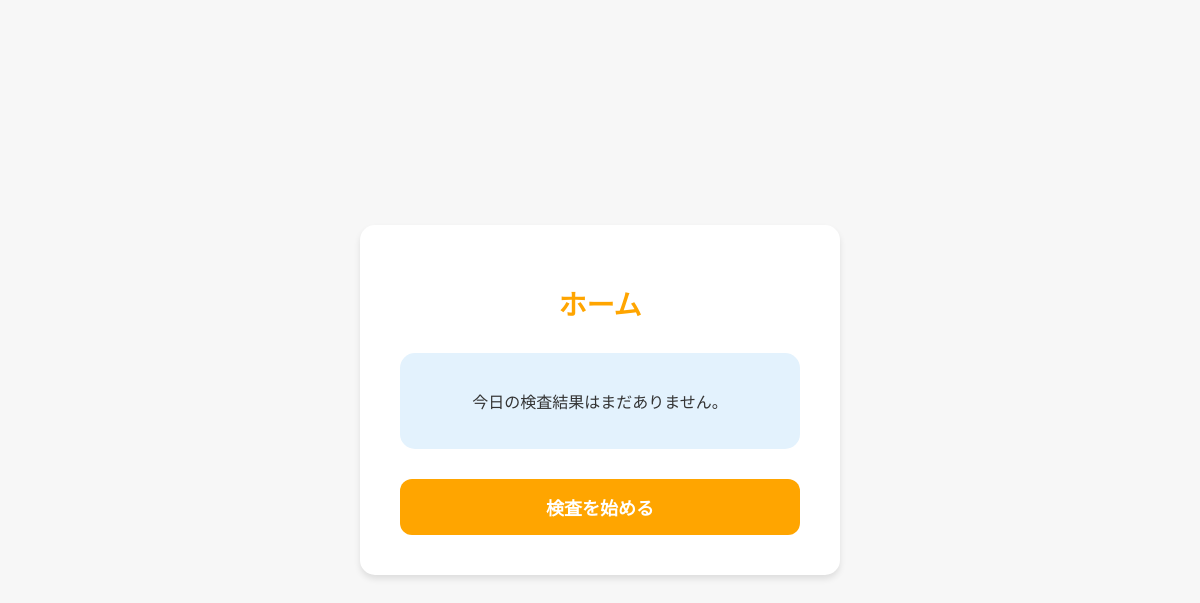
/ (signed in), run on an earlier commit of the app's database.
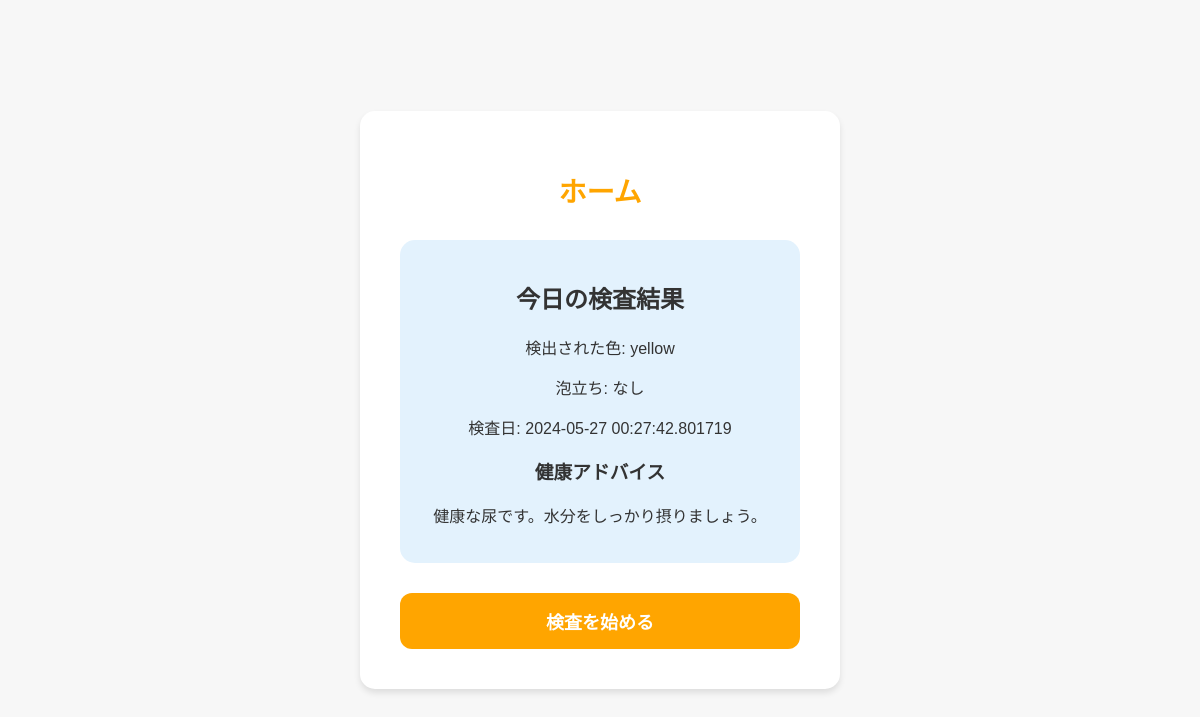
And on a later commit of the database.
### app.py (models this page shows)
class Result(db.Model):
    id = db.Column(db.Integer, primary_key=True)
    color = db.Column(db.String(20), nullable=False)
    foam = db.Column(db.String(20), nullable=False)
    date = db.Column(db.DateTime, nullable=False, default=datetime.utcnow)
    user_id = db.Column(db.Integer, db.ForeignKey('user.id'), nullable=False)

### app.py (the view)
@app.route('/')
@login_required
def home():
    today = date.today()
    latest_result = Result.query.filter_by(user_id=current_user.id).filter(Result.date >= today).order_by(Result.date.desc()).first()
    health_advice = ""
    if latest_result:
        color = latest_result.color
        if color == "yellow":
            health_advice = "健康な尿です。水分をしっかり摂りましょう。"
        elif color == "transparent_yellow":
            health_advice = "水分を多く摂りすぎているかもしれません。"
        elif color == "red":
            health_advice = "血尿が見られます。すぐに医師の診察を受けてください。"
        elif color == "brown":
            health_advice = "ビリルビン尿の可能性があります。肝臓の検査を受けてください。"
        elif color == "coffee_milky":
            health_advice = "尿路感染の可能性があります。医師の診察を受けてください。"
        elif color == "light_pink":
            health_advice = "尿酸が増えている可能性があります。医師の診察を受けてください。"
        elif color == "white_milky":
            health_advice = "尿が白くにごるのは感染症の可能性があります。医師の診察を受けてください。"
    return render_template('home.html', latest_result=latest_result, health_advice=health_advice)

### app.py (called while the page is built)
@login_manager.user_loader
def load_user(user_id):
    return User.query.get(int(user_id))

### templates/home.html (shortened to what this page needs)
<!DOCTYPE html>
<html lang="ja">
<head>
    <link href="{{ url_for('static', filename='styles.css') }}" rel="stylesheet">
</head>
<body>
    <div class="container">
        <h1>ホーム</h1>
        <div id="latest-result">
            {% if latest_result %}
                <h2>今日の検査結果</h2>
                <p>検出された色: {{ latest_result.color }}</p>
                <p>泡立ち: {{ latest_result.foam }}</p>
                <p>検査日: {{ latest_result.date }}</p>
                <h3>健康アドバイス</h3>
                <p>{{ health_advice }}</p>
            {% else %}
                <p>今日の検査結果はまだありません。</p>
            {% endif %}
        </div>
        <button class="custom-upload-button" onclick="location.href='/index'">検査を始める</button>
    </div>
</body>
</html>

What changed in the data, as far as the page shows it:
added Result: color "yellow", foam "なし", date "2024-05-27 00:27:42.801719"
Also different on the page:
{{ health_advice }}: (not shown) → "健康な尿です。水分をしっかり摂りましょう。"
text no longer shown: "今日の検査結果はまだありません。"
text now shown: "今日の検査結果 検出された色: 泡立ち: 検査日: 健康アドバイス"
